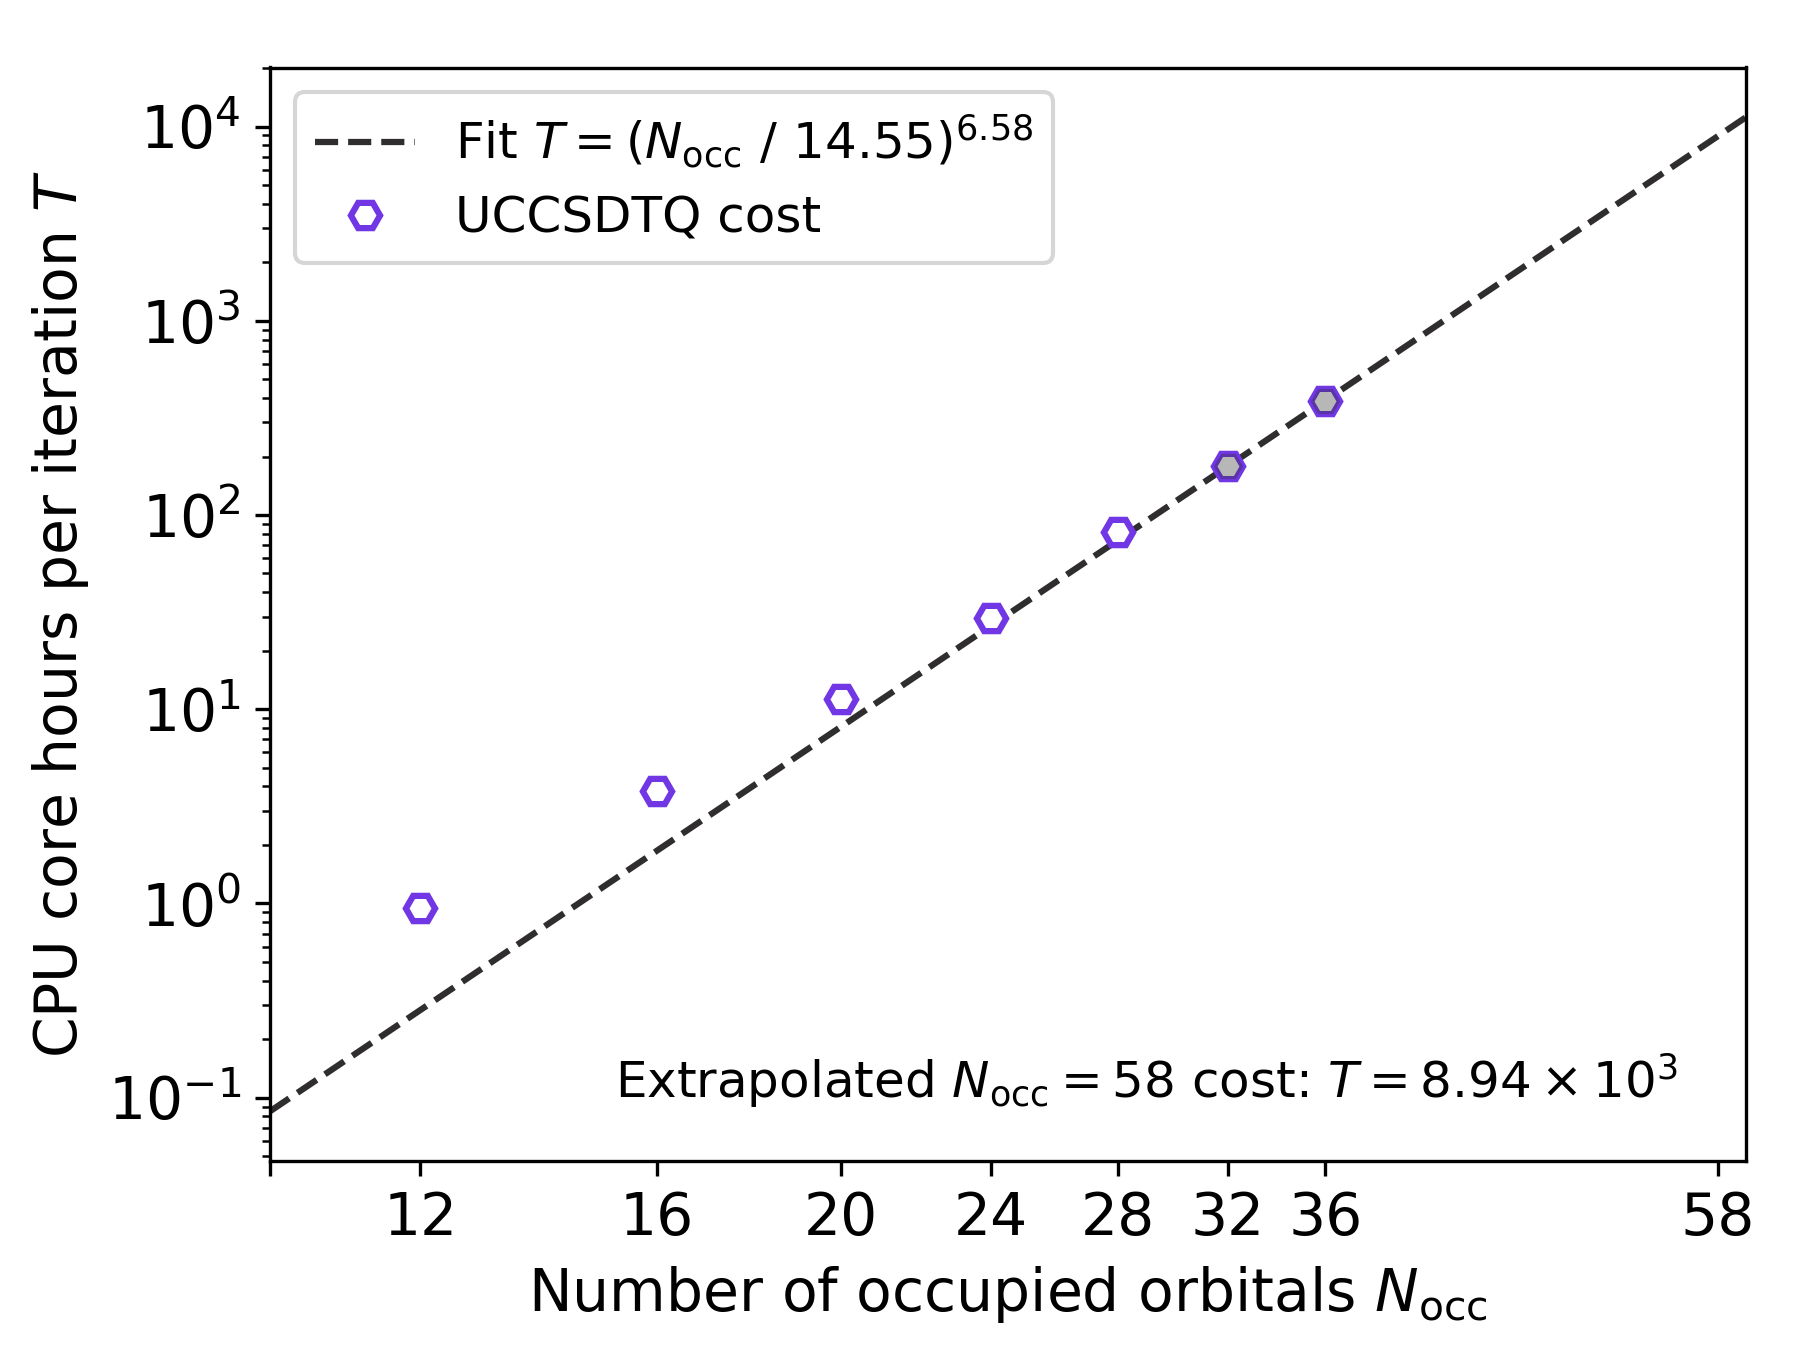

Recreate this plot in Python.
# ---------------------------------------------------------------------------
# Copyright (C) 2026 Huanchen Zhai. All Rights Reserved.
# 
# This program is free software: you can redistribute it and/or modify
# it under the terms of the GNU General Public License as published by
# the Free Software Foundation, either version 3 of the License, or
# (at your option) any later version.
# 
# This program is distributed in the hope that it will be useful,
# but WITHOUT ANY WARRANTY; without even the implied warranty of
# MERCHANTABILITY or FITNESS FOR A PARTICULAR PURPOSE.  See the
# GNU General Public License for more details.
# 
# You should have received a copy of the GNU General Public License
# along with this program.  If not, see <https://www.gnu.org/licenses/>.
# ---------------------------------------------------------------------------


import numpy as np, json
import matplotlib.pyplot as plt
import matplotlib
import scipy.stats

matplotlib.rc('font', size=14)
plt.figure(figsize=(12 / 2, 9 / 2), dpi=150)
f, axs = plt.subplots(1, 1, sharey=True)
f.set_size_inches(w=12 / 2, h=9 / 2)

data = json.load(open("../20-Data/90-colors.json", "r", encoding='utf-8'))
data |= json.load(open("../20-Data/06-llduc-fno-ucc.json", "r", encoding='utf-8'))

colors = data['colors']

sci_notation = lambda x: "%.2f\\times 10^{%.0f}" % tuple([float(x) for x in ("%.2E" % x).split('E+')])

noccs_26 = [58 - data['fno_ucc']['26'][0][str(ir)]['nfrozen'] for ir in range(1, 8)]
times_26 = [data['fno_ucc']['26'][0][str(ir)]['uccsdtq_time'] * (96 if ir >= 5 else 48)
    / 3600 / data['fno_ucc']['26'][0][str(ir)]['uccsdtq_niter'] for ir in range(1, 8)]

reg = scipy.stats.linregress(np.log(noccs_26[-2:]), np.log(times_26[-2:]))
cpu_hours_58 = np.exp(reg.intercept + reg.slope * np.log(58))

x_reg = np.array([10, 60])

plt.plot(x_reg, np.exp(reg.intercept + reg.slope * np.log(x_reg)), '--', linewidth=1.5, color=colors[0],
    label='Fit $T = (N_{\\text{occ}}\\ /\\ %.2f)^{%.2f} $' % ((1 / np.exp(reg.intercept)) ** (1/reg.slope), reg.slope))
plt.plot(noccs_26, np.array(times_26), marker='H', mfc='white', mec=colors[6], color=colors[6], linewidth=0, mew=1.5, markersize=7, label='UCCSDTQ cost')
plt.plot(noccs_26[-2:], np.array(times_26)[-2:], ' ', marker='H', markersize=7, mec='none', color='none', mfc=colors[0], mew=1.5, alpha=0.34)
plt.xlim(10, 60)
plt.yscale('log')
plt.xscale('log')
from matplotlib.ticker import LogLocator
axs.xaxis.set_minor_locator(LogLocator(base=10, subs=np.arange(2, 2), numticks=1))
axs.set_xticks([10] + noccs_26 + [58], [''] + list(map(str, noccs_26 + [58])))
axs.set_ylabel("CPU core hours per iteration $T$")
axs.set_xlabel("Number of occupied orbitals $N_{\\text{occ}}$")

plt.text(15.2, 0.1, 'Extrapolated $N_{\\text{occ}}=58$ cost: $T=%s$' % sci_notation(cpu_hours_58), fontsize=12)

axs.legend(loc='upper left', fontsize=12)
plt.subplots_adjust(left=0.15, right=0.97, top=0.95, bottom=0.14, wspace=0.0, hspace=0.0)
plt.savefig('10-sm-dmrg-cc-cost-b-cc.png', dpi=300)
